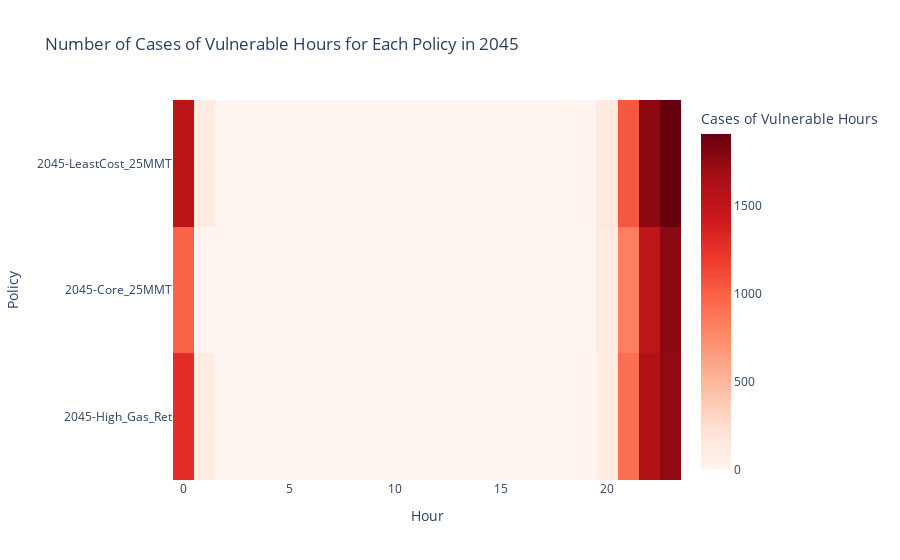

Notebook source saved alongside this figure:
### Code cell
# Specify the folder path where the CSV files are stored along with other inputs for the function 
folder_path = '/Users/liyangwang/kitxDMDU_analysis/reservemargin'
policyYear = 2045
month = 9  # Specify the month (e.g., 9 for September)
RMValue = 5  # Specify the reserve margin value

combined_df = RM_hourly(folder_path, policyYear, month, RMValue)
create_heatmap(combined_df, policyYear)

### Figure 1 — Plotly figure (JSON) as saved in the notebook; plotly's stock layout.template omitted (floating-point values rounded to 4 significant figures)
{"data": [{"coloraxis": "coloraxis", "hovertemplate": "Hour: %{x}<br>Policy: %{y}<br>Cases of Vulnerable Hours: %{z}<extra></extra>", "name": "0", "type": "heatmap", "x": [0, 1, 2, 3, 4, 5, 6, 7, 8, 9, 10, 11, 12, 13, 14, 15, 16, 17, 18, 19, 20, 21, 22, 23], "xaxis": "x", "y": ["2045-LeastCost_25MMT", "2045-Core_25MMT", "2045-High_Gas_Ret"], "yaxis": "y", "z": [[1538, 111, 0, 0, 0, 0, 0, 0, 0, 0, 0, 0, 0, 0, 0, 0, 0, 7, 4, 8, 133, 1048, 1758, 1906], [987, 7, 0, 0, 0, 0, 0, 0, 0, 0, 0, 0, 0, 0, 0, 0, 0, 1, 2, 2, 114, 824, 1514, 1769], [1286, 108, 0, 0, 0, 0, 0, 0, 0, 0, 0, 0, 0, 0, 0, 0, 0, 6, 4, 7, 93, 920, 1591, 1753]]}], "layout": {"coloraxis": {"colorbar": {"title": {"text": "Cases of Vulnerable Hours"}}, "colorscale": [[0, "rgb(255,245,240)"], [0.125, "rgb(254,224,210)"], [0.25, "rgb(252,187,161)"], [0.375, "rgb(252,146,114)"], [0.5, "rgb(251,106,74)"], [0.625, "rgb(239,59,44)"], [0.75, "rgb(203,24,29)"], [0.875, "rgb(165,15,21)"], [1, "rgb(103,0,13)"]]}, "title": {"text": "Number of Cases of Vulnerable Hours for Each Policy in 2045"}, "xaxis": {"anchor": "y", "constrain": "domain", "domain": [0, 1], "scaleanchor": "y", "title": {"text": "Hour"}}, "yaxis": {"anchor": "x", "autorange": "reversed", "constrain": "domain", "domain": [0, 1], "title": {"text": "Policy"}}}}
